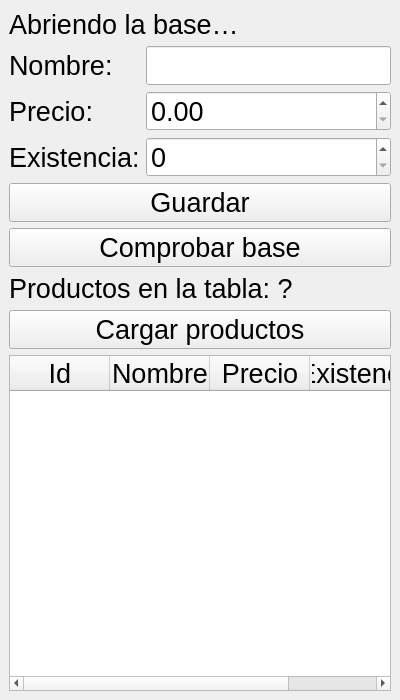
<?xml version="1.0" encoding="UTF-8"?>
<ui version="4.0">
 <class>MainWindow</class>
 <widget class="QMainWindow" name="MainWindow">
  <property name="geometry">
   <rect>
    <x>0</x>
    <y>0</y>
    <width>400</width>
    <height>700</height>
   </rect>
  </property>
  <property name="windowTitle">
   <string>Inventario</string>
  </property>
  <widget class="QWidget" name="centralwidget">
   <property name="font">
    <font>
     <pointsize>20</pointsize>
    </font>
   </property>
   <layout class="QVBoxLayout" name="verticalLayout">
<item>
<widget class="QLabel" name="etiquetaEstado">
<property name="text">
 <string>Abriendo la base…</string>
</property>
<property name="wordWrap">
 <bool>true</bool>
</property>
</widget>
</item>
<item>
<layout class="QFormLayout" name="formLayout">
<item row="0" column="0">
<widget class="QLabel" name="etiquetaNombre">
<property name="text">
 <string>Nombre:</string>
</property>
</widget>
</item>
<item row="0" column="1">
<widget class="QLineEdit" name="entradaNombre"/>
</item>
<item row="1" column="0">
<widget class="QLabel" name="etiquetaPrecio">
<property name="text">
 <string>Precio:</string>
</property>
</widget>
</item>
<item row="1" column="1">
<widget class="QDoubleSpinBox" name="spinPrecio">
<property name="maximum">
 <double>100000.000000000000000</double>
</property>
</widget>
</item>
<item row="2" column="0">
<widget class="QLabel" name="etiquetaExistencia">
<property name="text">
 <string>Existencia:</string>
</property>
</widget>
</item>
<item row="2" column="1">
<widget class="QSpinBox" name="spinExistencia">
<property name="maximum">
 <number>10000</number>
</property>
</widget>
</item>
</layout>
</item>
<item>
<widget class="QPushButton" name="botonGuardar">
<property name="text">
 <string>Guardar</string>
</property>
</widget>
</item>
<item>
<widget class="QPushButton" name="botonComprobar">
<property name="text">
 <string>Comprobar base</string>
</property>
</widget>
</item>
<item>
<widget class="QLabel" name="etiquetaConteo">
<property name="text">
 <string>Productos en la tabla: ?</string>
</property>
</widget>
</item>
<item>
<widget class="QPushButton" name="botonCargar">
<property name="text">
 <string>Cargar productos</string>
</property>
</widget>
</item>
<item>
<widget class="QTableWidget" name="tablaProductos">
<property name="editTriggers">
 <set>QAbstractItemView::EditTrigger::NoEditTriggers</set>
</property>
<property name="selectionBehavior">
 <enum>QAbstractItemView::SelectionBehavior::SelectRows</enum>
</property>
<attribute name="horizontalHeaderStretchLastSection">
 <bool>true</bool>
</attribute>
<column>
<property name="text">
 <string>Id</string>
</property>
</column>
<column>
<property name="text">
 <string>Nombre</string>
</property>
</column>
<column>
<property name="text">
 <string>Precio</string>
</property>
</column>
<column>
<property name="text">
 <string>Existencia</string>
</property>
</column>
</widget>
</item>
   </layout>
  </widget>
 </widget>
 <resources/>
 <connections/>
</ui>
